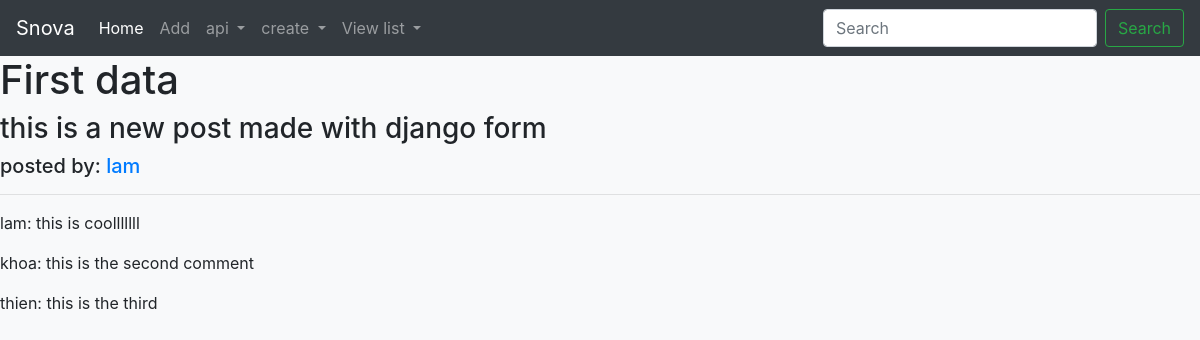
The page /1 on the database its author committed.
### api/models.py (models this page shows, shortened)
class Post(models.Model):
    title = models.CharField(max_length=200, default="0")
    content = models.CharField(max_length=200, default="0")
    link = models.CharField(max_length=2083, default="", blank=True, null=True)
    user_id = models.ForeignKey(
        User, on_delete=models.CASCADE)
    pic = models.ImageField(upload_to="api/files/post", blank=True, null=True)
    status = models.CharField(max_length=15, default="activate")
    created_at = models.DateTimeField(auto_now_add=True)

class User(models.Model):
    name = models.CharField(max_length=50)
    nickname = models.CharField(max_length=20)
    password = models.CharField(max_length=50)
    avatar = models.ImageField(upload_to='api/files/avatar')
    email = models.EmailField(max_length=254)
    bio = models.CharField(max_length=200)
    birthday = models.DateField(auto_now_add=False)

class Comment(models.Model):
    post_id = models.ForeignKey(
        Post, on_delete=models.CASCADE, default='something')
    content = models.CharField(max_length=200, default="0")
    user_id = models.ForeignKey(
        User, on_delete=models.CASCADE)
    votes = models.IntegerField(default=0)
    created_at = models.DateTimeField(auto_now_add=True)

### app/views.py (the view)
# urls.py: path("<int:id>", viewPost),
def viewPost(request, id):
    post = Post.objects.get(id=id)
    comment_list = Comment.objects.all()
    return render(request, 'app/viewPost.html', {'post': post, 'comment_list': comment_list})

### app/templates/app/viewPost.html (shortened to what this page needs)
{% extends 'app/base.html' %}
{% block content %}
    <h1>
        {{post.title}}
    </h1>
    <h3>
        {{post.content}}
    </h3>
    <h5>posted by: <a href="user/{{post.user_id.id}}">{{post.user_id.name}}</a></h5>
    <hr>
    {% for comment in comment_list %}
        {% if comment.post_id == post %}
            <p>{{comment.user_id.name}}: {{comment.content}}</p>
        {% endif %}
    {% endfor %}
{% endblock content %}

### rows shown on the page
Post: title "First data", content "this is a new post made with django form", user_id.name "lam"
Comment: user_id.name "lam", content "this is coolllllll"
Comment: user_id.name "khoa", content "this is the second comment"
Comment: user_id.name "thien", content "this is the third"
